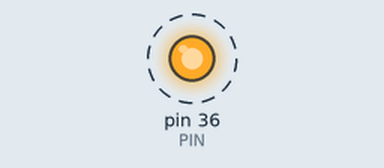
This program was run on a simulated Raspberry Pi (header pin numbers). On the bench: output pins drawn as LEDs (lit = HIGH). Dashed ring = blinking.

Above: at 0.5 s.
Timing chart, 0 to 4.6 s (numbered marks = the images above):
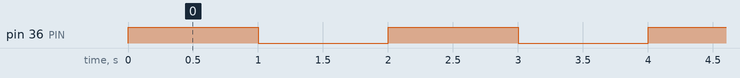

The program:

gpio.py
```python
#Este script configura el BCM_GPIO 16 usando python
#EL BCM_GPIO 17 corresponde con la terminal 36 del conector
#de 40 pines de la raspberry

import RPi.GPIO as GPIO
import time

PIN = 36

#Se inicializa los GPIOS
GPIO.setmode( GPIO.BOARD )
#Se configura el BCM_GPIO 16 como salida usando la terminal 36
GPIO.setup( PIN, GPIO.OUT )

#Se escribe un valor digital al BCM_GPIO 16
while( True ):
    GPIO.output( PIN, GPIO.HIGH )
    time.sleep( 1 )
    GPIO.output( PIN, GPIO.LOW )
    time.sleep( 1 )
```

Measured:
- by itself, pin 36 (PIN): alternates HIGH for 1.0 s and LOW for 1.0 s
